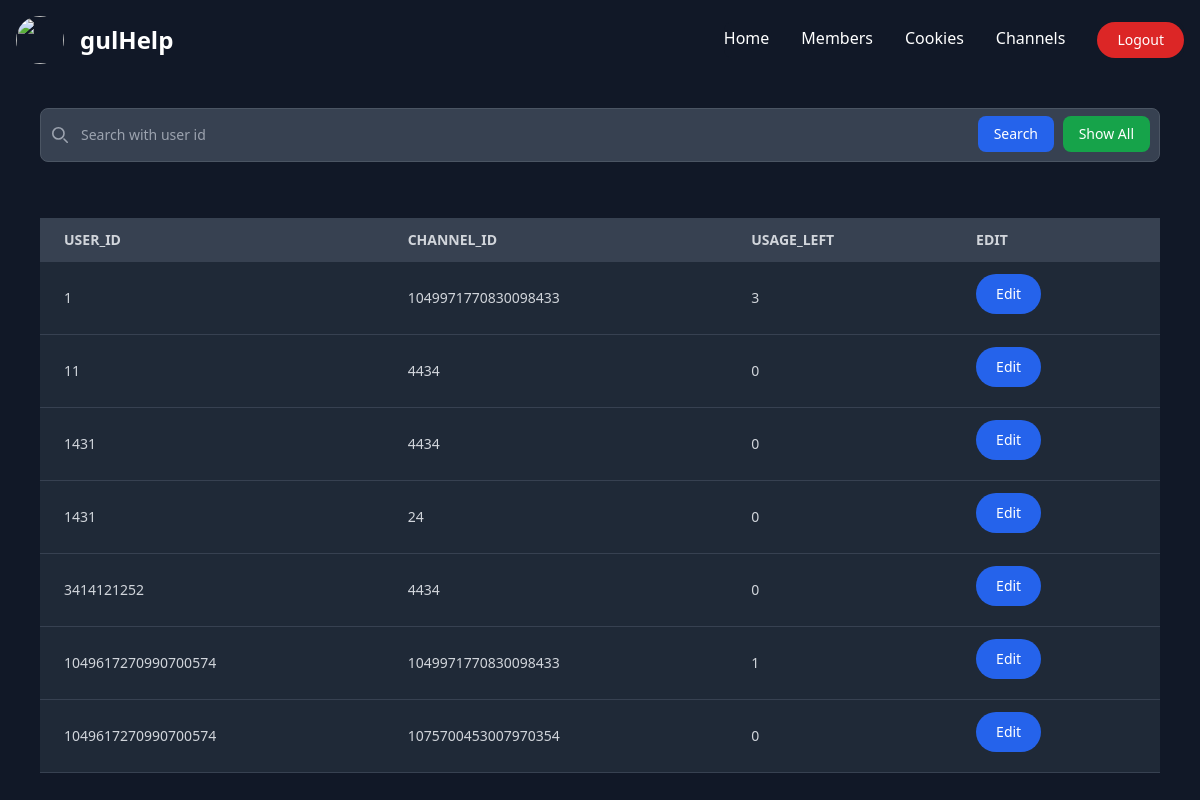
Page /members/ (signed in) on the earlier database version.
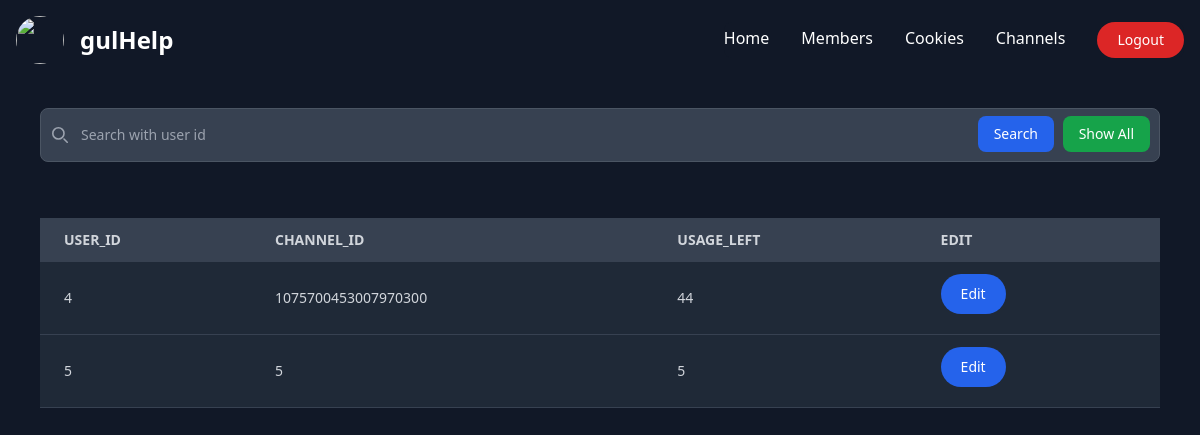
Same page on the later database version.
### dashboard/models.py (models this page shows)
class Member(models.Model):
    member_user_id = models.IntegerField()
    member_channel_id = models.IntegerField()
    member_usage_left = models.IntegerField()

### dashboard/views.py (the view)
# urls.py: path("members/", login_required(views.members), name="members"),
def members(request):
    context = {
        'members': Member.objects.all().order_by('member_user_id')
    }
    return render(request, "members.html", context)

### dashboard/templates/members.html (shortened to what this page needs)
{% extends "master.html" %} {% block content %}
<div id="search-box" class="relative overflow-x-auto px-10 py-7">
    <form>
        <div class="relative">
            <div
                class="absolute inset-y-0 left-0 flex items-center pl-3 pointer-events-none"
            >
            </div>
            <input
                type="number"
                id="default-search"
                class="block w-full p-4 pl-10 text-sm border rounded-lg bg-gray-700 border-gray-600 placeholder-gray-400 text-white focus:ring-blue-500 focus:border-blue-500"
                placeholder="Search with user id"
                required
            />
            <button
                type="submit"
                class="search-btn text-white absolute right-2.5 mr-24 bottom-2.5 focus:ring-4 focus:outline-none font-medium rounded-lg text-sm px-4 py-2 bg-blue-600 hover:bg-blue-700 focus:ring-blue-800"
            >
                Search
            </button>
            <button
                type="submit"
                class="show-all-btn text-white absolute right-2.5 bottom-2.5 focus:ring-4 focus:outline-none font-medium rounded-lg text-sm px-4 py-2 bg-green-600 hover:bg-green-700 focus:ring-green-800"
            >
                Show All
            </button>
        </div>
    </form>
</div>
<div id="main-members-table" class="relative overflow-x-auto px-10 py-7">
    <table class="w-full text-sm text-left text-gray-500">
        <thead class="text-md text-gray-300 uppercase bg-gray-700">
            <tr>
                <th scope="col" class="px-6 py-3">user_id</th>
                <th scope="col" class="px-6 py-3">channel_id</th>
                <th scope="col" class="px-6 py-3">usage_left</th>
                <th scope="col" class="px-6 py-3">edit</th>
            </tr>
        </thead>
        <tbody id="main-tbody">
            {% for member in members %}
            <tr
                id="member-row-{{ member.pk }}"
                class="member-row member-row-{{ member.member_user_id }} border-b bg-gray-800 border-gray-700 hover:bg-gray-600 text-gray-300"
            >
                <td class="px-6 py-4">{{ member.member_user_id }}</td>
                <td class="px-6 py-4">{{ member.member_channel_id }}</td>
                <td class="px-6 py-4">{{ member.member_usage_left }}</td>
                <td scope="col" class="px-6 py-3">
                    <button
                        data-mem-pk="{{ member.pk }}"
                        data-mem-id="{{ member.member_user_id }}"
                        data-mem-ch-id="{{ member.member_channel_id }}"
                        data-mem-usage-left="{{ member.member_usage_left }}"
                        type="button"
                        class="edit-btn text-white focus:outline-none focus:ring-4 font-medium rounded-full text-sm px-5 py-2.5 text-center mr-2 mb-2 bg-blue-600 hover:bg-blue-700 focus:ring-blue-800"
                    >
                        Edit
                    </button>
                </td>
            </tr>
            {% endfor %}
        </tbody>
    </table>
</div>
{% endblock %}

### dashboard/templates/master.html (shortened to what this page needs)
{% load tailwind_tags %}
<!DOCTYPE html>
<html lang="en">
    <head>
        {% tailwind_css %}
    </head>
    <body class="bg-gray-900">
        <nav class="border-gray-200">
            <div
                class="max-w-screen-xl flex flex-wrap items-center justify-between mx-auto p-4"
            >
                <a href="/" class="flex items-center">
                    <img
                        class="rounded-full w-12 h-12"
                        src="https://cdn.discordapp.com/attachments/841731242588241921/849978136695013376/depositphotos_202691964-stock-illustration-letters-logo-gh-blue-template.jpg"
                        alt=""
                    />
                    <span
                        class="pl-4 self-center text-2xl font-semibold whitespace-nowrap text-white"
                        >gulHelp</span
                    >
                </a>
                <div
                    class="hidden w-full md:block md:w-auto"
                    id="navbar-default"
                >
                    <ul
                        class="font-medium flex flex-col p-4 text-center md:p-0 mt-4 border rounded-lg md:flex-row md:space-x-8 md:mt-0 md:border-0 bg-gray-800 md:bg-gray-900 border-gray-700"
                    >
                        <li class="mt-1">
                            <a
                                href="{% url 'dashboard:home' %}"
                                class="block py-2 pl-3 pr-4 rounded md:border-0 md:p-0 text-white md:hover:text-blue-500 md:hover:bg-transparent"
                                aria-current="page"
                                >Home</a
                            >
                        </li>
                        <li class="mt-1">
                            <a
                                href="{% url 'dashboard:members' %}"
                                class="block py-2 pl-3 pr-4 rounded md:border-0 md:p-0 text-white md:hover:text-blue-500 md:hover:bg-transparent"
                                >Members</a
                            >
                        </li>
                        <li class="mt-1">
                            <a
                                href="{% url 'dashboard:cookies' %}"
                                class="block py-2 pl-3 pr-4 rounded md:border-0 md:p-0 text-white md:hover:text-blue-500 md:hover:bg-transparent"
                                >Cookies</a
                            >
                        </li>
                        <li class="mt-1">
                            <a
                                href="{% url 'dashboard:channels' %}"
                                class="block py-2 pl-3 pr-4 rounded md:border-0 md:p-0 text-white md:hover:text-blue-500 md:hover:bg-transparent"
                                >Channels</a
                            >
                        </li>
                        <li>
                          {% if user.is_authenticated %}
                          <a href="{% url 'dashboard:logout' %}"><button type="button" class="text-white focus:outline-none focus:ring-4 font-medium rounded-full text-sm px-5 py-2 text-center bg-red-600 hover:bg-red-700 focus:ring-red-900">Logout</button></a>
                          {% else %}
                          <a href="{% url 'dashboard:login' %}"><button type="button" class="text-white focus:outline-none focus:ring-4 font-medium rounded-full text-sm px-5 py-2 text-center bg-green-600 hover:bg-green-700 focus:ring-green-900">Login</button></a>
                          {% endif %}
                      </li>
                    </ul>
                </div>
            </div>
        </nav>
        {% block content %} {% endblock %}
    </body>
</html>

Differences in the rows shown:
removed Member: member_user_id "1", member_channel_id "1049971770830098433", member_usage_left "3"
removed Member: member_user_id "11", member_channel_id "4434", member_usage_left "0"
removed Member: member_user_id "1431", member_channel_id "4434", member_usage_left "0"
removed Member: member_user_id "1431", member_channel_id "24", member_usage_left "0"
removed Member: member_user_id "3414121252", member_channel_id "4434", member_usage_left "0"
removed Member: member_user_id "1049617270990700574", member_channel_id "1049971770830098433", member_usage_left "1"
removed Member: member_user_id "1049617270990700574", member_channel_id "1075700453007970354", member_usage_left "0"
added Member: member_user_id "4", member_channel_id "1075700453007970300", member_usage_left "44"
added Member: member_user_id "5", member_channel_id "5", member_usage_left "5"
